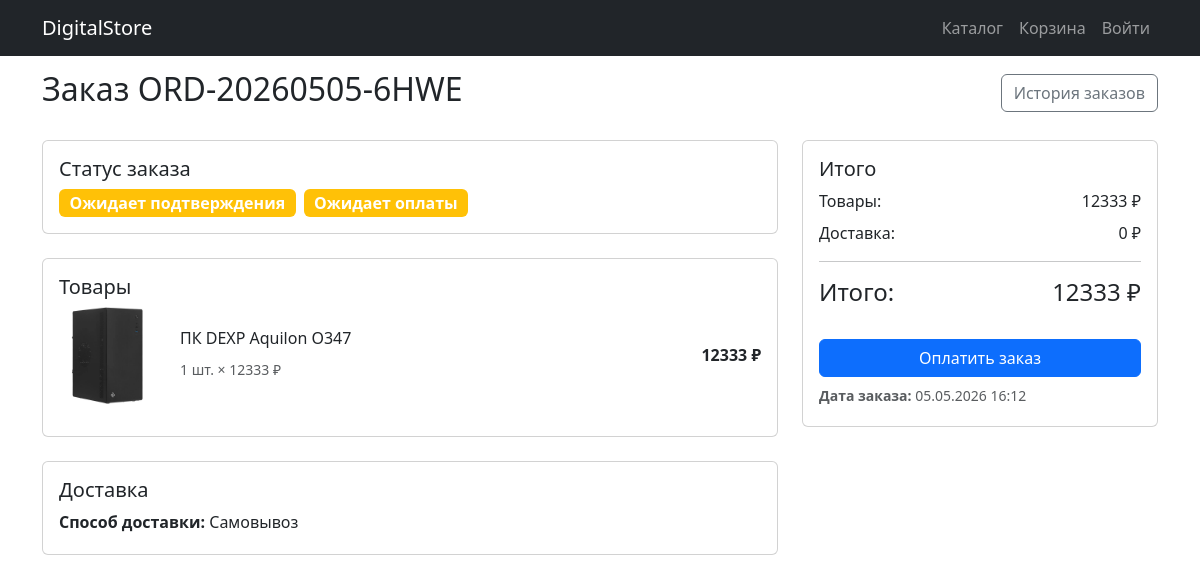
Screenshot of /order/ORD-20260505-6HWE/ with the database file from the repository.
### users/models.py (models this page shows, shortened)
class Order(models.Model):
    STATUS_CHOICES = [
        ('pending', 'Ожидает подтверждения'),
        ('processing', 'В обработке'),
        ('shipped', 'Отправлен'),
        ('delivered', 'Доставлен'),
        ('cancelled', 'Отменен'),
        ('refunded', 'Возвращен'),
    ]
    PAYMENT_STATUS_CHOICES = [
        ('pending', 'Ожидает оплаты'),
        ('paid', 'Оплачен'),
        ('failed', 'Оплата не удалась'),
        ('refunded', 'Возвращен'),
    ]
    PAYMENT_METHOD_CHOICES = [
        ('card', 'Банковская карта'),
        ('cash', 'Наличные'),
        ('online', 'Онлайн платеж'),
    ]
    DELIVERY_METHOD_CHOICES = [
        ('pickup', 'Самовывоз'),
        ('courier', 'Курьер'),
        ('post', 'Почта'),
        ('digital', 'Электронная доставка'),
    ]
    user = models.ForeignKey(settings.AUTH_USER_MODEL, on_delete=models.SET_NULL, null=True, blank=True, verbose_name='Пользователь')
    order_number = models.CharField(max_length=20, unique=True, editable=False, verbose_name='Номер заказа')
    first_name = models.CharField(max_length=100, verbose_name='Имя')
    last_name = models.CharField(max_length=100, verbose_name='Фамилия')
    email = models.EmailField(verbose_name='Email')
    phone = models.CharField(max_length=20, verbose_name='Телефон')
    delivery_address = models.TextField(blank=True, verbose_name='Адрес доставки')
    delivery_method = models.CharField(max_length=20, choices=DELIVERY_METHOD_CHOICES, default='pickup', verbose_name='Способ доставки')
    payment_method = models.CharField(max_length=20, choices=PAYMENT_METHOD_CHOICES, default='card', verbose_name='Способ оплаты')
    payment_status = models.CharField(max_length=20, choices=PAYMENT_STATUS_CHOICES, default='pending', verbose_name='Статус оплаты')
    status = models.CharField(max_length=20, choices=STATUS_CHOICES, default='pending', verbose_name='Статус заказа')
    subtotal = models.DecimalField(max_digits=10, decimal_places=2, verbose_name='Промежуточная сумма')
    delivery_price = models.DecimalField(max_digits=10, decimal_places=2, default=0, verbose_name='Стоимость доставки')
    discount = models.DecimalField(max_digits=10, decimal_places=2, default=0, verbose_name='Скидка')
    total = models.DecimalField(max_digits=10, decimal_places=2, verbose_name='Итого')
    notes = models.TextField(blank=True, verbose_name='Заметки')
    tracking_number = models.CharField(max_length=100, blank=True, verbose_name='Трекинг номер')
    created_at = models.DateTimeField(auto_now_add=True, verbose_name='Дата создания')
    updated_at = models.DateTimeField(auto_now=True, verbose_name='Дата обновления')
    paid_at = models.DateTimeField(null=True, blank=True, verbose_name='Дата оплаты')
    shipped_at = models.DateTimeField(null=True, blank=True, verbose_name='Дата отправки')
    delivered_at = models.DateTimeField(null=True, blank=True, verbose_name='Дата доставки')
    class Meta:
        verbose_name = 'Заказ'
        verbose_name_plural = 'Заказы'
        ordering = ['-created_at']

class OrderItem(models.Model):
    order = models.ForeignKey(Order, on_delete=models.CASCADE, related_name='items', verbose_name='Заказ')
    product = models.ForeignKey('products.Product', on_delete=models.SET_NULL, null=True, verbose_name='Товар')
    title = models.CharField(max_length=255, verbose_name='Название')  # Сохраняем название на случай удаления товара
    price = models.DecimalField(max_digits=10, decimal_places=2, verbose_name='Цена')
    quantity = models.PositiveIntegerField(verbose_name='Количество')
    total = models.DecimalField(max_digits=10, decimal_places=2, verbose_name='Сумма')
    class Meta:
        verbose_name = 'Элемент заказа'
        verbose_name_plural = 'Элементы заказа'

### products/models.py (models this page shows, shortened)
class Product(models.Model):
    title = models.CharField(max_length=255)
    slug = models.SlugField(unique=True)
    description = models.TextField(blank=True)
    price = models.DecimalField(max_digits=10, decimal_places=2)
    old_price = models.DecimalField(max_digits=10, decimal_places=2, null=True, blank=True, verbose_name='Старая цена')
    stock = models.PositiveIntegerField(default=0, verbose_name='Количество на складе')
    category = models.ForeignKey(Category, on_delete=models.SET_NULL, null=True, blank=True, verbose_name='Категория')
    image = models.ImageField(upload_to='products/', null=True, blank=True, verbose_name='Изображение')
    is_active = models.BooleanField(default=True, verbose_name='Активен')
    is_digital = models.BooleanField(default=False, verbose_name='Цифровой товар')
    digital_file = models.FileField(upload_to='digital_products/', null=True, blank=True, verbose_name='Файл товара')
    sku = models.CharField(max_length=100, unique=True, null=True, blank=True, verbose_name='Артикул')
    brand = models.CharField(max_length=100, blank=True, verbose_name='Бренд')
    specifications = models.JSONField(default=dict, blank=True, null=True, verbose_name='Характеристики')
    created_at = models.DateTimeField(auto_now_add=True, verbose_name='Дата создания')
    updated_at = models.DateTimeField(auto_now=True, verbose_name='Дата обновления')
    class Meta:
        verbose_name = 'Товар'
        verbose_name_plural = 'Товары'
        ordering = ['-created_at']

### users/views.py (the view)
# urls.py: path('order/<str:order_number>/', OrderDetailView.as_view(), name='order_detail'),
class OrderDetailView(DetailView):
    model = Order
    template_name = 'users/order_detail.html'
    context_object_name = 'order'
    slug_field = 'order_number'
    slug_url_kwarg = 'order_number'
    def get_queryset(self):
        queryset = super().get_queryset()
        if self.request.user.is_authenticated:
            queryset = queryset.filter(user=self.request.user)
        return queryset

### users/context_processors.py (called while the page is built)
def user_role(request):
    return {
        'is_admin': request.user.is_authenticated and request.user.is_staff,
        'is_superuser': request.user.is_authenticated and request.user.is_superuser,
    }

### templates/users/order_detail.html (shortened to what this page needs)
{% extends "base.html" %}
{% block content %}
<div class="row">
  <div class="col-12">
    <div class="d-flex justify-content-between align-items-center mb-4">
      <h1 class="h2">Заказ {{ order.order_number }}</h1>
      <a href="{% url 'order_history' %}" class="btn btn-outline-secondary">История заказов</a>
    </div>
  </div>
</div>
<div class="row">
  <div class="col-lg-8">
    <div class="card mb-4">
      <div class="card-body">
        <h5 class="card-title">Статус заказа</h5>
        <div class="d-flex align-items-center">
          {% if order.status == 'pending' %}
          <span class="badge bg-warning fs-6">Ожидает подтверждения</span>
          {% elif order.status == 'processing' %}
          <span class="badge bg-info fs-6">В обработке</span>
          {% elif order.status == 'shipped' %}
          <span class="badge bg-primary fs-6">Отправлен</span>
          {% elif order.status == 'delivered' %}
          <span class="badge bg-success fs-6">Доставлен</span>
          {% elif order.status == 'cancelled' %}
          <span class="badge bg-danger fs-6">Отменен</span>
          {% endif %}
          {% if order.payment_status == 'paid' %}
          <span class="badge bg-success fs-6 ms-2">Оплачен</span>
          {% elif order.payment_status == 'pending' %}
          <span class="badge bg-warning fs-6 ms-2">Ожидает оплаты</span>
          {% endif %}
        </div>
      </div>
    </div>
    <div class="card mb-4">
      <div class="card-body">
        <h5 class="card-title">Товары</h5>
        {% for item in order.items.all %}
        <div class="row align-items-center mb-3 {% if not forloop.last %}pb-3 border-bottom{% endif %}">
          <div class="col-md-2">
            {% if item.product.image %}
            <img src="{{ item.product.image.url }}" class="img-fluid rounded" alt="{{ item.title }}">
            {% endif %}
          </div>
          <div class="col-md-6">
            <h6>{{ item.title }}</h6>
            <small class="text-muted">{{ item.quantity }} шт. × {{ item.price|floatformat:0 }} ₽</small>
          </div>
          <div class="col-md-4 text-end">
            <strong>{{ item.total|floatformat:0 }} ₽</strong>
          </div>
        </div>
        {% endfor %}
      </div>
    </div>
    <div class="card mb-4">
      <div class="card-body">
        <h5 class="card-title">Доставка</h5>
        <div class="row">
          <div class="col-md-6">
            <p class="mb-1"><strong>Способ доставки:</strong>
              {% if order.delivery_method == 'pickup' %}Самовывоз
              {% elif order.delivery_method == 'courier' %}Курьер
              {% elif order.delivery_method == 'post' %}Почта
              {% elif order.delivery_method == 'digital' %}Электронная доставка{% endif %}
            </p>
          </div>
        </div>
      </div>
    </div>
  </div>
  <div class="col-lg-4">
    <div class="card">
      <div class="card-body">
        <h5 class="card-title">Итого</h5>
        <div class="d-flex justify-content-between mb-2">
          <span>Товары:</span>
          <span>{{ order.subtotal|floatformat:0 }} ₽</span>
        </div>
        <div class="d-flex justify-content-between mb-2">
          <span>Доставка:</span>
          <span>{{ order.delivery_price|floatformat:0 }} ₽</span>
        </div>
        <hr>
        <div class="d-flex justify-content-between mb-4">
          <strong class="h4">Итого:</strong>
          <strong class="h4">{{ order.total|floatformat:0 }} ₽</strong>
        </div>
        {% if order.payment_status != 'paid' %}
        <button class="btn btn-primary w-100 mb-2">Оплатить заказ</button>
        {% endif %}
        <div class="text-muted small">
          <p class="mb-1"><strong>Дата заказа:</strong> {{ order.created_at|date:"d.m.Y H:i" }}</p>
        </div>
      </div>
    </div>
  </div>
</div>
{% endblock %}

### templates/base.html (shortened to what this page needs)
<!doctype html>
<html lang="ru">
<head>
  <link href="https://cdn.jsdelivr.net/npm/bootstrap@5.3.0/dist/css/bootstrap.min.css" rel="stylesheet">
</head>
<body>
<nav class="navbar navbar-expand-lg navbar-dark bg-dark fixed-top">
  <div class="container">
    <a class="navbar-brand" href="{% url 'product-list' %}">DigitalStore</a>
    <div class="collapse navbar-collapse" id="nav">
      <ul class="navbar-nav ms-auto">
        <li class="nav-item"><a class="nav-link" href="{% url 'product-list' %}">Каталог</a></li>
        <li class="nav-item">
          <a class="nav-link" href="{% url 'cart' %}">
            Корзина
          </a>
        </li>
        {% if user.is_authenticated %}
        <li class="nav-item"><a class="nav-link" href="{% url 'order_history' %}">Заказы</a></li>
        <li class="nav-item"><a class="nav-link" href="{% url 'wishlist' %}">Избранное</a></li>
        <li class="nav-item dropdown">
          <a class="nav-link dropdown-toggle" href="#" id="userDropdown" role="button" data-bs-toggle="dropdown">
            {{ user.username }}
            {% if is_admin %}
            <span class="badge bg-danger">Админ</span>
            {% endif %}
          </a>
          <ul class="dropdown-menu dropdown-menu-end">
            <li><a class="dropdown-item" href="{% url 'order_history' %}">Профиль</a></li>
            {% if is_admin %}
            <li><a class="dropdown-item" href="/admin/">Админ-панель</a></li>
            {% endif %}
            <li><hr class="dropdown-divider"></li>
            <li><a class="dropdown-item" href="{% url 'logout' %}">Выйти</a></li>
          </ul>
        </li>
        {% else %}
        <li class="nav-item"><a class="nav-link" href="/login/">Войти</a></li>
        {% endif %}
      </ul>
    </div>
  </div>
</nav>
<main class="container">
  {% block content %}{% endblock %}
</main>
</body>
</html>

### templates/base.html (style rules this page uses)
body { padding-top: 70px; }

### rows the page displays
Order: order_number "ORD-20260505-6HWE", subtotal "12333", delivery_price "0", total "12333", created_at "05.05.2026 16:12"
OrderItem: product.image (picture), title "ПК DEXP Aquilon O347", quantity "1", price "12333", total "12333"
